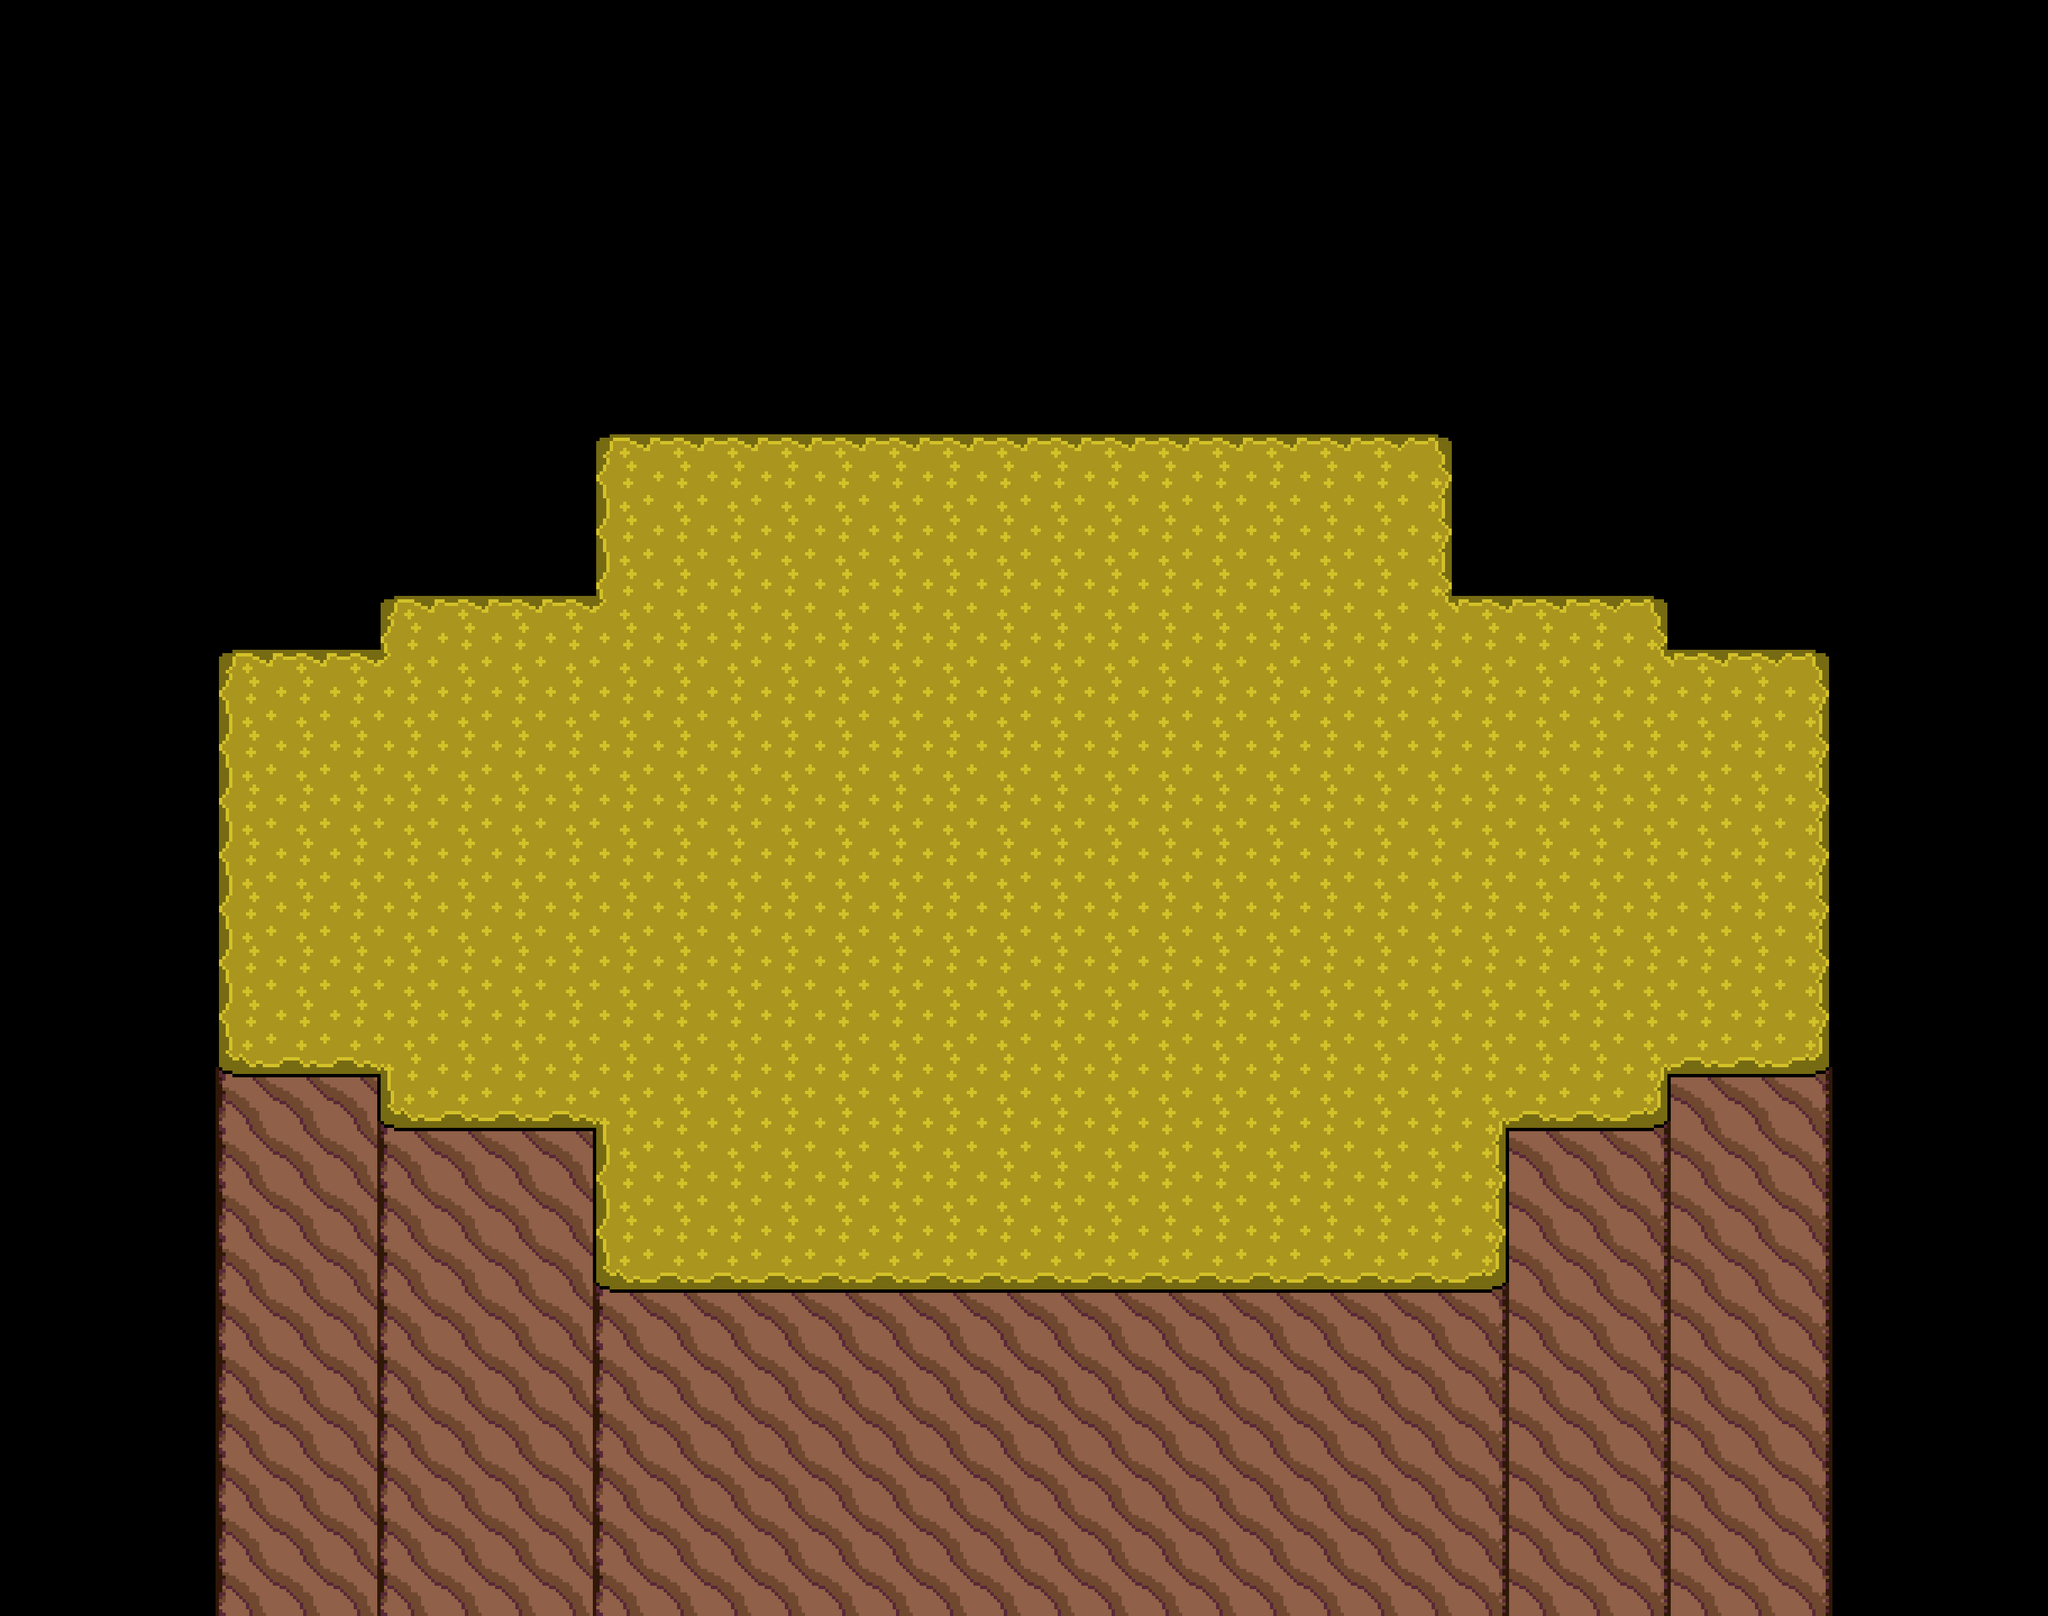

This game map was drawn from its Tiled (.tmx) file and the tilesets committed beside it. A one-line description and the full map source follow:
An orthogonal 38x30 tile map with 80x80 px tiles, 1 tile layer (Tile Layer 1) and 16 objects (16x Wall).

<map version="1.2" tiledversion="1.3.1" orientation="orthogonal" renderorder="right-down" compressionlevel="0" width="38" height="30" tilewidth="80" tileheight="80" infinite="0" nextlayerid="3" nextobjectid="17">
 <tileset firstgid="1" source="Cavi Cape.tsx" />
 <layer id="1" name="Tile Layer 1" width="38" height="30">
  <data encoding="csv">
0,0,0,0,0,0,0,0,0,0,0,0,0,0,0,0,0,0,0,0,0,0,0,0,0,0,0,0,0,0,0,0,0,0,0,0,0,0,
0,0,0,0,0,0,0,0,0,0,0,0,0,0,0,0,0,0,0,0,0,0,0,0,0,0,0,0,0,0,0,0,0,0,0,0,0,0,
0,0,0,0,0,0,0,0,0,0,0,0,0,0,0,0,0,0,0,0,0,0,0,0,0,0,0,0,0,0,0,0,0,0,0,0,0,0,
0,0,0,0,0,0,0,0,0,0,0,0,0,0,0,0,0,0,0,0,0,0,0,0,0,0,0,0,0,0,0,0,0,0,0,0,0,0,
0,0,0,0,0,0,0,0,0,0,0,0,0,0,0,0,0,0,0,0,0,0,0,0,0,0,0,0,0,0,0,0,0,0,0,0,0,0,
0,0,0,0,0,0,0,0,0,0,0,0,0,0,0,0,0,0,0,0,0,0,0,0,0,0,0,0,0,0,0,0,0,0,0,0,0,0,
0,0,0,0,0,0,0,0,0,0,0,0,0,0,0,0,0,0,0,0,0,0,0,0,0,0,0,0,0,0,0,0,0,0,0,0,0,0,
0,0,0,0,0,0,0,0,0,0,0,0,0,0,0,0,0,0,0,0,0,0,0,0,0,0,0,0,0,0,0,0,0,0,0,0,0,0,
0,0,0,0,0,0,0,0,0,0,0,1,2,2,2,2,2,2,2,2,2,2,2,2,2,2,3,0,0,0,0,0,0,0,0,0,0,0,
0,0,0,0,0,0,0,0,0,0,0,6,7,7,7,7,7,7,7,7,7,7,7,7,7,7,8,0,0,0,0,0,0,0,0,0,0,0,
0,0,0,0,0,0,0,0,0,0,0,6,7,7,7,7,7,7,7,7,7,7,7,7,7,7,8,0,0,0,0,0,0,0,0,0,0,0,
0,0,0,0,0,0,0,1,2,2,2,10,7,7,7,7,7,7,7,7,7,7,7,7,7,7,9,2,2,2,3,0,0,0,0,0,0,0,
0,0,0,0,1,2,2,10,7,7,7,7,7,7,7,7,7,7,7,7,7,7,7,7,7,7,7,7,7,7,9,2,2,3,0,0,0,0,
0,0,0,0,6,7,7,7,7,7,7,7,7,7,7,7,7,7,7,7,7,7,7,7,7,7,7,7,7,7,7,7,7,8,0,0,0,0,
0,0,0,0,6,7,7,7,7,7,7,7,7,7,7,7,7,7,7,7,7,7,7,7,7,7,7,7,7,7,7,7,7,8,0,0,0,0,
0,0,0,0,6,7,7,7,7,7,7,7,7,7,7,7,7,7,7,7,7,7,7,7,7,7,7,7,7,7,7,7,7,8,0,0,0,0,
0,0,0,0,6,7,7,7,7,7,7,7,7,7,7,7,7,7,7,7,7,7,7,7,7,7,7,7,7,7,7,7,7,8,0,0,0,0,
0,0,0,0,6,7,7,7,7,7,7,7,7,7,7,7,7,7,7,7,7,7,7,7,7,7,7,7,7,7,7,7,7,8,0,0,0,0,
0,0,0,0,6,7,7,7,7,7,7,7,7,7,7,7,7,7,7,7,7,7,7,7,7,7,7,7,7,7,7,7,7,8,0,0,0,0,
0,0,0,0,11,12,12,5,7,7,7,7,7,7,7,7,7,7,7,7,7,7,7,7,7,7,7,7,7,7,4,12,12,13,0,0,0,0,
0,0,0,0,16,17,17,11,12,12,12,5,7,7,7,7,7,7,7,7,7,7,7,7,7,7,7,4,12,12,13,17,17,18,0,0,0,0,
0,0,0,0,16,17,17,16,17,17,17,6,7,7,7,7,7,7,7,7,7,7,7,7,7,7,7,8,17,17,18,17,17,18,0,0,0,0,
0,0,0,0,16,17,17,16,17,17,17,6,7,7,7,7,7,7,7,7,7,7,7,7,7,7,7,8,17,17,18,17,17,18,0,0,0,0,
0,0,0,0,16,17,17,16,17,17,17,11,12,12,12,12,12,12,12,12,12,12,12,12,12,12,12,13,17,17,18,17,17,18,0,0,0,0,
0,0,0,0,16,17,17,16,17,17,17,16,17,17,17,17,17,17,17,17,17,17,17,17,17,17,17,18,17,17,18,17,17,18,0,0,0,0,
0,0,0,0,16,17,17,16,17,17,17,16,17,17,17,17,17,17,17,17,17,17,17,17,17,17,17,18,17,17,18,17,17,18,0,0,0,0,
0,0,0,0,16,17,17,16,17,17,17,16,17,17,17,17,17,17,17,17,17,17,17,17,17,17,17,18,17,17,18,17,17,18,0,0,0,0,
0,0,0,0,16,17,17,16,17,17,17,16,17,17,17,17,17,17,17,17,17,17,17,17,17,17,17,18,17,17,18,17,17,18,0,0,0,0,
0,0,0,0,16,17,17,16,17,17,17,16,17,17,17,17,17,17,17,17,17,17,17,17,17,17,17,18,17,17,18,17,17,18,0,0,0,0,
0,0,0,0,16,17,17,16,17,17,17,16,17,17,17,17,17,17,17,17,17,17,17,17,17,17,17,18,17,17,18,17,17,18,0,0,0,0
</data>
 </layer>
 <objectgroup id="2" name="Object Layer 1">
  <object id="1" name="Wall" x="800" y="640" width="80" height="240" />
  <object id="2" name="Wall" x="560" y="800" width="240" height="80" />
  <object id="3" name="Wall" x="320" y="880" width="240" height="80" />
  <object id="4" name="Wall" x="240" y="960" width="80" height="640" />
  <object id="5" name="Wall" x="320" y="1600" width="240" height="80" />
  <object id="6" name="Wall" x="560" y="1680" width="320" height="80" />
  <object id="7" name="Wall" x="800" y="1760" width="80" height="160" />
  <object id="8" name="Wall" x="880" y="1920" width="1360" height="80" />
  <object id="9" name="Wall" x="2240" y="1680" width="240" height="80" />
  <object id="10" name="Wall" x="2240" y="1760" width="80" height="160" />
  <object id="11" name="Wall" x="2480" y="1600" width="240" height="80" />
  <object id="12" name="Wall" x="2720" y="960" width="80" height="640" />
  <object id="13" name="Wall" x="2480" y="880" width="240" height="80" />
  <object id="14" name="Wall" x="2160" y="800" width="320" height="80" />
  <object id="15" name="Wall" x="2160" y="640" width="80" height="160" />
  <object id="16" name="Wall" x="880" y="560" width="1280" height="80" />
 </objectgroup>
</map>
